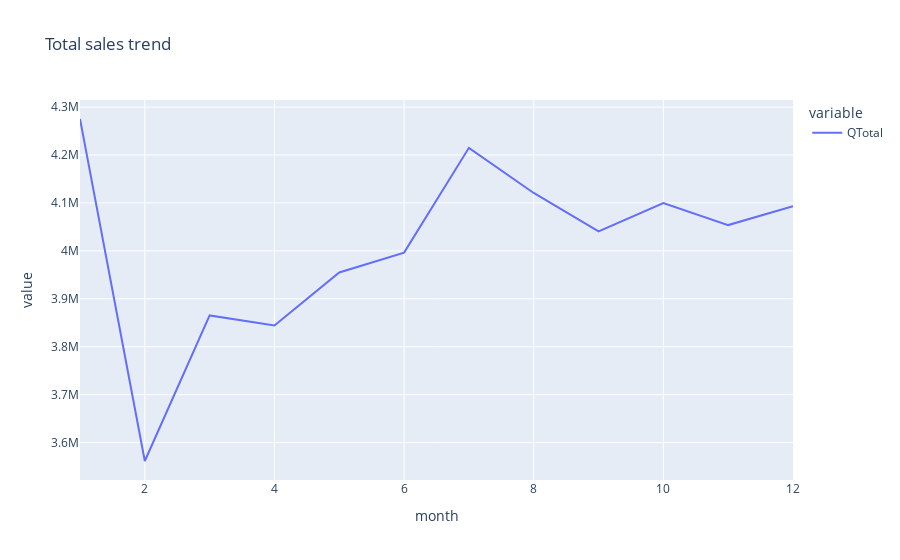

Write notebook code for a chart like this one.
### Code cell
fig = px.line(dy, title='Total sales trend')
fig.show()

### Figure 1 — Plotly figure (JSON) as saved in the notebook; plotly's stock layout.template omitted (floating-point values rounded to 4 significant figures)
{"data": [{"hovertemplate": "variable=QTotal<br>month=%{x}<br>value=%{y}<extra></extra>", "legendgroup": "QTotal", "line": {"color": "#636efa", "dash": "solid"}, "marker": {"symbol": "circle"}, "mode": "lines", "name": "QTotal", "orientation": "v", "showlegend": true, "type": "scatter", "x": [1, 2, 3, 4, 5, 6, 7, 8, 9, 10, 11, 12], "xaxis": "x", "y": [4275211, 3561548, 3865316, 3844183, 3954981, 3996397, 4215093, 4120870, 4040582, 4099936, 4053857, 4093048], "yaxis": "y"}], "layout": {"legend": {"title": {"text": "variable"}, "tracegroupgap": 0}, "title": {"text": "Total sales trend"}, "xaxis": {"anchor": "y", "domain": [0, 1], "title": {"text": "month"}}, "yaxis": {"anchor": "x", "domain": [0, 1], "title": {"text": "value"}}}}
